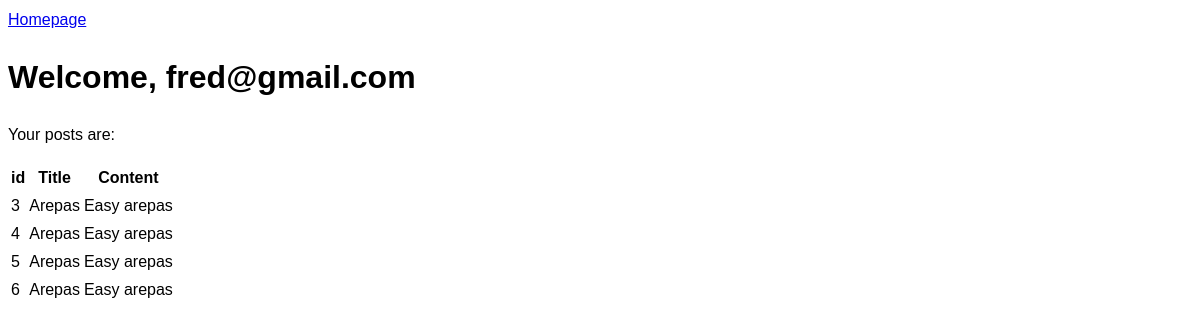
The app's page /profile/2 (signed in) with its own data.
### tables this page shows
CREATE TABLE users (
        id INTEGER PRIMARY KEY,
        email TEXT NOT NULL,
        password TEXT
    );

CREATE TABLE posts (
        id INTEGER PRIMARY KEY,
        title VARCHAR(100),
        content TEXT,
        ingredients TEXT,
        user_id INTEGER,
        FOREIGN KEY (user_id) REFERENCES users(id) on delete cascade 
    );

### main.py (the view)
@app.route('/profile/<user_id>', methods=['GET','POST'])
def profile(user_id:int): #Get the user_id to know which user it is
    if request.cookies.get('user_id'): #Check if user is logged in (For security purposes)
        db = database_worker("social_net.db")
        user,posts = None, None
        user= db.search(f"SELECT * from users where id={user_id}")
        if user:
            posts = db.search(f"select * from posts where user_id={user_id}")
            user = user[0] #remeber db.search returns a list
        return render_template("profile.html", user=user, posts=posts) #Showcases the user name and posts
    else:
        return redirect('login')

### my_lib.py (called while the page is built)
    def search(self, query):
        result = self.cursor.execute(query).fetchall()
        return result

### Templates/profile.html (shortened to what this page needs)
<!DOCTYPE html>
<html lang="en">
<head>
    <link rel="stylesheet" href="/static/home.css">
</head>
<body>
<div>
    <a href = "{{ url_for("home") }}"> Homepage</a>
</div>
{% if user %}
    <h1>Welcome, {{ user[1] }}</h1>
    {% if posts|length > 0 %}
    <p>Your posts are:</p>
    <table>
    <tr>
        <th>id</th>
        <th>Title</th>
        <th>Content</th>
    </tr>
    {% for p in posts %}
    <tr>
        <td>{{ p[0] }}</td>
        <td>{{ p[1].title() }}</td>
        <td>{{ p[2] }}</td>
    </tr>
    {% endfor %}
    </table>
    {% else %}
        <p>You don't have posts yet</p>
    {% endif %}
    {% else %}
    <h1> User does not exist</h1>
{%  endif %}
</body>
</html>

### static/home.css (style rules this page uses)
body { background-color: #FCEADE; background-image: url("/static/Cooking-Home-Collection.jpeg"); background-size: cover; height: 100%; font-family: Arial, sans-serif; font-size: 16px; line-height: 1.5; align-items: center; justify-content: center; background-color: rgba(255, 255, 255, 0.8); }

### records on screen
users: email "fred@gmail.com"
posts: id "3", title "Arepas", content "Easy arepas"
posts: id "4", title "Arepas", content "Easy arepas"
posts: id "5", title "Arepas", content "Easy arepas"
posts: id "6", title "Arepas", content "Easy arepas"
